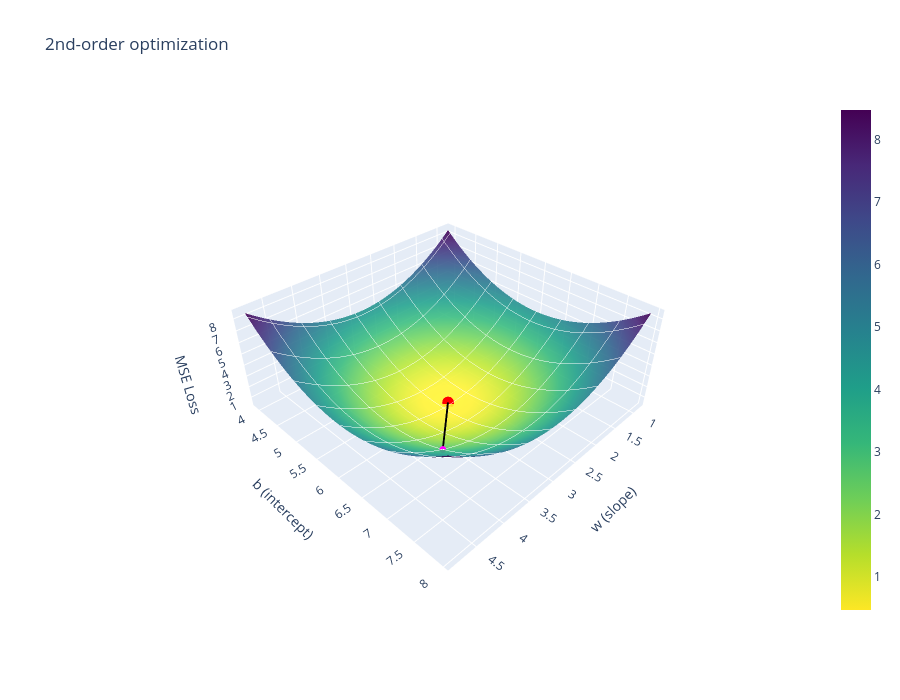

Source (notebook cell):
### Code cell
search_path_plot(newton_path, title='2nd-order optimization')

### Figure 1 — Plotly figure (JSON) as saved in the notebook; plotly's stock layout.template omitted (floating-point values rounded to 4 significant figures; data arrays with more than 128 entries replaced by an {"elided": "..."} marker saying what was removed)
{"data": [{"colorscale": [[0, "#fde725"], [0.1111, "#b5de2b"], [0.2222, "#6ece58"], [0.3333, "#35b779"], [0.4444, "#1f9e89"], [0.5556, "#26828e"], [0.6667, "#31688e"], [0.7778, "#3e4989"], [0.8889, "#482878"], [1, "#440154"]], "contours": {"x": {"color": "white", "show": true}, "y": {"color": "white", "show": true}}, "opacity": 0.9, "showscale": true, "type": "surface", "x": {"elided": "100x100 float values"}, "y": {"elided": "100x100 float values"}, "z": {"elided": "100x100 float values"}}, {"line": {"color": "black", "width": 4}, "marker": {"color": "magenta", "size": 4}, "mode": "lines+markers", "showlegend": false, "type": "scatter3d", "x": [4, 2.852], "y": [7, 5.948], "z": [2.893, 0.4701]}, {"line": {"color": "black", "width": 4}, "marker": {"color": "magenta", "size": 4}, "mode": "lines+markers", "showlegend": false, "type": "scatter3d", "x": [2.852, 2.852], "y": [5.948, 5.948], "z": [0.4701, 0.4701]}, {"line": {"color": "black", "width": 4}, "marker": {"color": "magenta", "size": 4}, "mode": "lines+markers", "showlegend": false, "type": "scatter3d", "x": [2.852, 2.852], "y": [5.948, 5.948], "z": [0.4701, 0.4701]}, {"line": {"color": "black", "width": 4}, "marker": {"color": "magenta", "size": 4}, "mode": "lines+markers", "showlegend": false, "type": "scatter3d", "x": [2.852, 2.852], "y": [5.948, 5.948], "z": [0.4701, 0.4701]}, {"line": {"color": "black", "width": 4}, "marker": {"color": "magenta", "size": 4}, "mode": "lines+markers", "showlegend": false, "type": "scatter3d", "x": [2.852, 2.852], "y": [5.948, 5.948], "z": [0.4701, 0.4701]}, {"line": {"color": "black", "width": 4}, "marker": {"color": "magenta", "size": 4}, "mode": "lines+markers", "showlegend": false, "type": "scatter3d", "x": [2.852, 2.852], "y": [5.948, 5.948], "z": [0.4701, 0.4701]}, {"line": {"color": "black", "width": 4}, "marker": {"color": "magenta", "size": 4}, "mode": "lines+markers", "showlegend": false, "type": "scatter3d", "x": [2.852, 2.852], "y": [5.948, 5.948], "z": [0.4701, 0.4701]}, {"line": {"color": "black", "width": 4}, "marker": {"color": "magenta", "size": 4}, "mode": "lines+markers", "showlegend": false, "type": "scatter3d", "x": [2.852, 2.852], "y": [5.948, 5.948], "z": [0.4701, 0.4701]}, {"line": {"color": "black", "width": 4}, "marker": {"color": "magenta", "size": 4}, "mode": "lines+markers", "showlegend": false, "type": "scatter3d", "x": [2.852, 2.852], "y": [5.948, 5.948], "z": [0.4701, 0.4701]}, {"line": {"color": "black", "width": 4}, "marker": {"color": "magenta", "size": 4}, "mode": "lines+markers", "showlegend": false, "type": "scatter3d", "x": [2.852, 2.852], "y": [5.948, 5.948], "z": [0.4701, 0.4701]}, {"marker": {"color": "red", "size": 7}, "mode": "markers", "name": "Minimum", "showlegend": false, "type": "scatter3d", "x": [2.852], "y": [5.948], "z": [0.4701]}], "layout": {"height": 700, "scene": {"aspectratio": {"x": 1, "y": 1, "z": 0.4}, "xaxis": {"title": {"text": "w (slope)"}}, "yaxis": {"title": {"text": "b (intercept)"}}, "zaxis": {"title": {"text": "MSE Loss"}}}, "title": {"text": "2nd-order optimization"}, "width": 900}}
